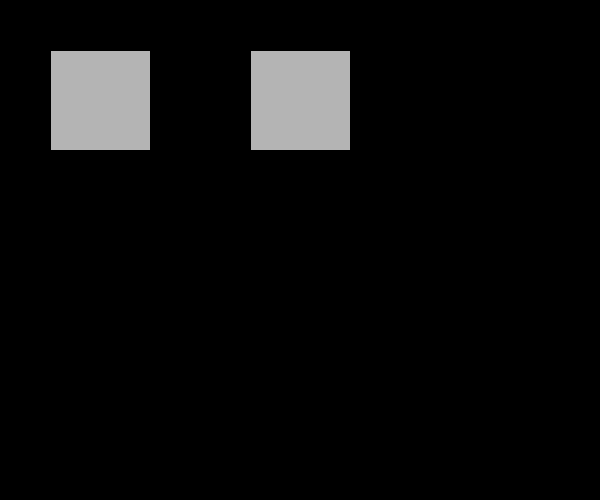
Frame 1 (no input)
Frame 60 (the mouse pressed at the canvas centre just before this capture): identical to frame 1, image omitted
Frame 120 (the mouse held since frame 60 and released just before this capture): identical to frame 1, image omitted

The Processing sketch that drew this single still picture (run headless with seeded random() and noise(); from frame 60 on, the mouse is pressed at the canvas centre):

// Processing sketch: Lab_05_RectIntersect
// ── Lab_05_RectIntersect.pde
int l1 = 50, t1 = 50, r1 = 150, b1 = 150;
int l2 = 250, t2 = 50, r2 = 350, b2 = 150;
int speed = 5;

void setup(){
  size(600, 500);
}

void draw(){
  background(0);
  fill(255, 0, 0);
  if(b1 < t2 || b2 < t1 || r1 < l2 || r2 < l1){
    fill(180);
  }else{
  fill (0, 255, 0);
  }
  rectMode(CORNERS);
  rect(l1, t1, r1, b1);
  rect(l2, t2, r2, b2);
  
}

void keyPressed(){
  switch(key){
  case 'w':
    t2 -= speed;
  break;
  case 's':
    t2 += speed;
  break;
  case 'a':
     l2 -= speed;
  break;
  case 'd':
    l2 += speed;
  break;
  }
}
